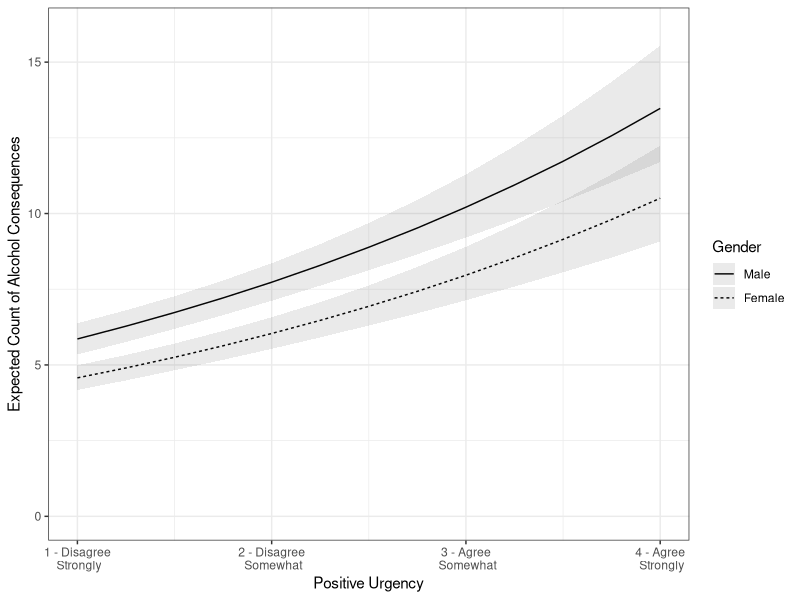

Reproduce this figure in R.
#########################################
# sample_code_ex2.R                     #
#    Code used to generate figures      #
#     and table estimates for empirical #
#     paper example                     #
#########################################
# Max Halvorson #
#   2020-03-06  #
#################

#######################
# Setup and data load #
#######################
rm(list=ls())
library('MASS')       # for mvrnorm
library('tidyverse')  # for ggplot
library('psych')      # for describe
library('pscl')       # for zeroinfl
options(max.print=2000, scipen=7, tibble.print_min=70)

dat <- read.table("ex2_clean.txt", header = T)
dat$gen <- dat$gen - 1
dat$purg_new <- dat$purg - 1

##################################
# Analysis for graphs and tables #
##################################

### Create triplets
# Step 1: fit model
zimod <- zeroinfl(negpysum ~ as.factor(gen) + purg_new + pre | ss, data = dat)
summary(zimod)

# Step 2: extract betas, vcov
exp(coef(zimod))                # ORs, IRRs for table
exp(confint(zimod, level=.95))  # OR, IRR CIs for table
zi_pes <- coef(zimod)
zi_vcov <- vcov(zimod)

# Step 3: set up counterfactuals
purgrange <- seq(0, 3, by=.25) # hypothetical purg levels
scenlen <- length(purgrange)   # number of scenarios per levels of other predictors
desc <- psych::describe(dat)
gen_m <- 0
gen_f <- 1
pre_m <- desc["pre","mean"]
ss_m <- desc["ss", "mean"]
# male
df_male_c <- data.frame(int_c = 1,
                        gen = rep(gen_m, scenlen),
                        purg_new = purgrange,
                        pre = rep(pre_m, scenlen))
df_male_z <- data.frame(int_z = 1,
                        ss = rep(ss_m, scenlen))
# female
df_female_c <- data.frame(int_c = 1,
                          gen = rep(gen_f, scenlen),
                          purg_new = purgrange,
                          pre = rep(pre_m, scenlen))
df_female_z <- data.frame(int_z = 1,
                          ss = rep(ss_m, scenlen))

# Step 4: simulate plausible models from model fit in Step 1 
sims <- 10000
simparams <- mvrnorm(sims,zi_pes,zi_vcov)
simparamsc <- simparams[,1:4]
simparamsz <- simparams[,5:6]

matdfmc <- as.matrix(df_male_c)
matdfmz <- as.matrix(df_male_z)

matdffc <- as.matrix(df_female_c)
matdffz <- as.matrix(df_female_z)

# Step 5: create triplets for each set of scenarios
lo <- pe <- hi <- rep(NA,scenlen)
tripm <- data.frame(lo=lo, pe=pe, hi=hi) # create triplets for male
for(i in 1:scenlen){ 
  # count portion
  simmuc <- simparamsc %*% matdfmc[i,]  # result of Xbeta for count
  simyc <- exp(simmuc)                  # inverse of log-link - convert to a count
  # zero portion
  simmuz <- simparamsz %*% matdfmz[i,]  # result of Xbeta for zero
  simyz <- 1/(1 + exp(-simmuz))         # inverse of logit-link - convert to a P(0)
  # integrate
  simy <- simyc * (1 - simyz) + 0 * simyz # mixture model: weighted average of count and zero expected values
  
  tripm$lo[i] <- quantile(simy,.025)
  tripm$pe[i] <- quantile(simy,.50)
  tripm$hi[i] <- quantile(simy,.975)
}
tripf <- data.frame(lo=lo, pe=pe, hi=hi) # create triplets for female
for(i in 1:scenlen){ 
  # count portion
  simmuc <- simparamsc %*% matdffc[i,]  
  simyc <- exp(simmuc)                  
  # zero portion
  simmuz <- simparamsz %*% matdffz[i,]  
  simyz <- 1/(1 + exp(-simmuz))         
  # integrate
  simy <- (1 - simyz)*simyc + (simyz)*0
  
  tripf$lo[i] <- quantile(simy,.025)
  tripf$pe[i] <- quantile(simy,.50)
  tripf$hi[i] <- quantile(simy,.975)
}

dfplotm <- cbind(matdfmc, matdfmz, tripm)
dfplotf <- cbind(matdffc, matdffz, tripf)
dfplot <- rbind(dfplotm, dfplotf)
dfplot$gen <- as.factor(dfplot$gen)
levels(dfplot$gen) <- c("Male","Female")

### Step 6: plot triplets
(ex2p <- ggplot(data=dfplot, mapping=aes(x=purg_new, y=pe, linetype=gen)) +
    geom_line() +
    geom_ribbon(aes(ymin=lo, ymax=hi), alpha=.10) +
    labs(linetype="Gender") +
    xlab("Positive Urgency") +
    ylab("Expected Count of Alcohol Consequences") +
    ylim(0, 16) +
    scale_x_continuous(breaks=c(0,1,2,3),
                       labels=c("1 - Disagree\n Strongly","2 - Disagree\n Somewhat",
                                "3 - Agree\n Somewhat","4 - Agree\n Strongly")) +
    theme_bw()
)  

h <- 6
ggsave("alcons_by_purggen.png",
       height=h, 
       width=h*1.619)

### Step 7: calculate values for tables
dftab <- data.frame(gen=rep(c(0, 1), times=4),
                    purg_new=rep(0:3, each=2),
                    pre=pre_m,
                    ss=ss_m)
dftab$yev <- predict(zimod, newdata=dftab, type="response")
dftab
